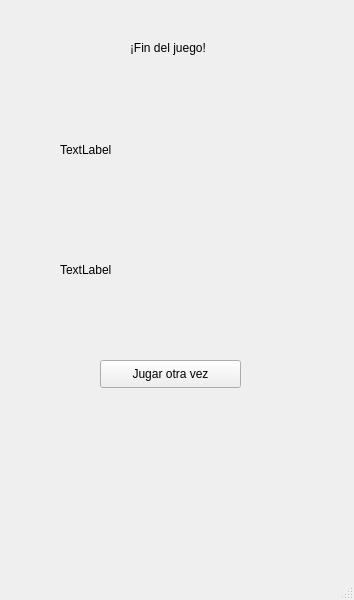
<?xml version="1.0" encoding="UTF-8"?>
<ui version="4.0">
 <class>MainWindow</class>
 <widget class="QMainWindow" name="MainWindow">
  <property name="geometry">
   <rect>
    <x>0</x>
    <y>0</y>
    <width>354</width>
    <height>600</height>
   </rect>
  </property>
  <property name="minimumSize">
   <size>
    <width>354</width>
    <height>600</height>
   </size>
  </property>
  <property name="maximumSize">
   <size>
    <width>354</width>
    <height>600</height>
   </size>
  </property>
  <property name="windowTitle">
   <string>Fin del DCCalamar</string>
  </property>
  <widget class="QWidget" name="centralwidget">
   <widget class="QLabel" name="label">
    <property name="geometry">
     <rect>
      <x>130</x>
      <y>40</y>
      <width>131</width>
      <height>16</height>
     </rect>
    </property>
    <property name="text">
     <string>¡Fin del juego!</string>
    </property>
   </widget>
   <widget class="QLabel" name="lbl_winner">
    <property name="geometry">
     <rect>
      <x>60</x>
      <y>142</y>
      <width>55</width>
      <height>16</height>
     </rect>
    </property>
    <property name="text">
     <string>TextLabel</string>
    </property>
   </widget>
   <widget class="QLabel" name="label_3">
    <property name="geometry">
     <rect>
      <x>200</x>
      <y>100</y>
      <width>100</width>
      <height>100</height>
     </rect>
    </property>
    <property name="text">
     <string/>
    </property>
    <property name="pixmap">
     <pixmap>../Sprites/Decoraciones/wones.png</pixmap>
    </property>
    <property name="scaledContents">
     <bool>true</bool>
    </property>
   </widget>
   <widget class="QLabel" name="label_4">
    <property name="geometry">
     <rect>
      <x>50</x>
      <y>420</y>
      <width>251</width>
      <height>151</height>
     </rect>
    </property>
    <property name="text">
     <string/>
    </property>
    <property name="pixmap">
     <pixmap>../Sprites/Decoraciones/tarjeta.png</pixmap>
    </property>
    <property name="scaledContents">
     <bool>true</bool>
    </property>
   </widget>
   <widget class="QPushButton" name="btn_play_again">
    <property name="geometry">
     <rect>
      <x>100</x>
      <y>360</y>
      <width>141</width>
      <height>28</height>
     </rect>
    </property>
    <property name="text">
     <string>Jugar otra vez</string>
    </property>
   </widget>
   <widget class="QLabel" name="lbl_loser">
    <property name="geometry">
     <rect>
      <x>60</x>
      <y>262</y>
      <width>55</width>
      <height>16</height>
     </rect>
    </property>
    <property name="text">
     <string>TextLabel</string>
    </property>
   </widget>
   <widget class="QLabel" name="label_5">
    <property name="geometry">
     <rect>
      <x>200</x>
      <y>220</y>
      <width>100</width>
      <height>100</height>
     </rect>
    </property>
    <property name="text">
     <string/>
    </property>
    <property name="pixmap">
     <pixmap>../Sprites/Decoraciones/calavera_negra.png</pixmap>
    </property>
    <property name="scaledContents">
     <bool>true</bool>
    </property>
   </widget>
  </widget>
  <widget class="QMenuBar" name="menubar">
   <property name="geometry">
    <rect>
     <x>0</x>
     <y>0</y>
     <width>354</width>
     <height>26</height>
    </rect>
   </property>
  </widget>
  <widget class="QStatusBar" name="statusbar"/>
 </widget>
 <resources/>
 <connections/>
</ui>
